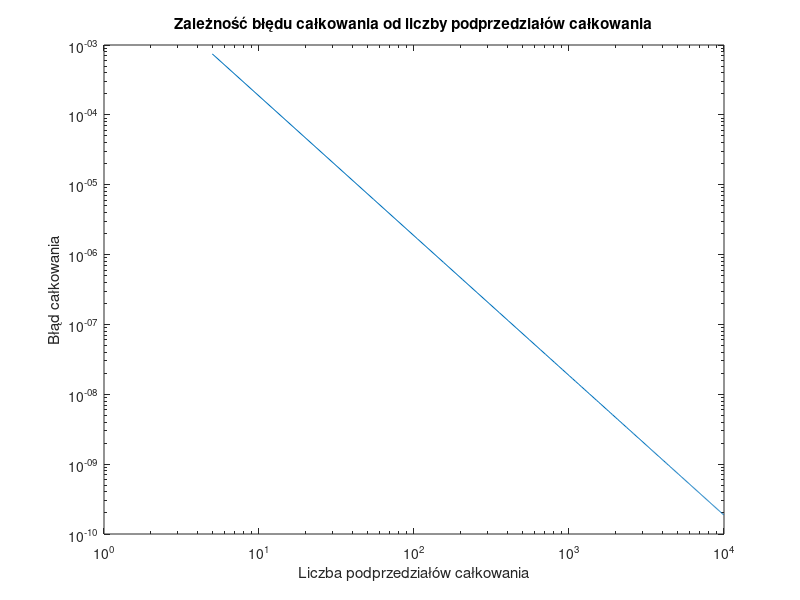

Recreate this plot in MATLAB.
function [integration_error, Nt, ft_5, integral_1000] = zadanie1()
    % Numeryczne całkowanie metodą prostokątów.
    % Nt - wektor zawierający liczby podprzedziałów całkowania
    % integration_error - integration_error(1,i) zawiera błąd całkowania wyznaczony
    %   dla liczby podprzedziałów równej Nt(i). Zakładając, że obliczona wartość całki
    %   dla Nt(i) liczby podprzedziałów całkowania wyniosła integration_result,
    %   to integration_error(1,i) = abs(integration_result - reference_value),
    %   gdzie reference_value jest wartością referencyjną całki.
    % ft_5 - gęstość funkcji prawdopodobieństwa dla n=5
    % integral_1000 - całka od 0 do 5 funkcji gęstości prawdopodobieństwa
    %   dla 1000 podprzedziałów całkowania

    reference_value = 0.0473612919396179; % wartość referencyjna całki

    Nt = 5:50:10^4;
    integration_error = ones(size(Nt));

    for i=1:size(Nt, 2)
        integration_result = int_square(@awaria, Nt(i));
        integration_error(i) = abs(integration_result - reference_value);
    end
    
    loglog(Nt,integration_error);
    xlabel("Liczba podprzedziałów całkowania");
    ylabel("Błąd całkowania");
    title("Zależność błędu całkowania od liczby podprzedziałów całkowania");
    print("zadanie1", "-dpng");

    ft_5 = awaria(5);
    integral_1000 = int_square(@awaria, 1000);

end

function [f] = awaria(t)
    sigma = 3;
    mu = 10;

    f = exp(-((t - mu)^2) / (2 * sigma^2));
    f = f / (sigma * sqrt(2 * pi));
end

function [value] = int_square(fun, k)
    a = 0;
    b = 5;
    delta = (b - a) / k;
    value = 0;
    for i=1:k
        value = value + fun(((a + (i-1) * delta) + (a + (i-1+1) * delta) ) / 2) * delta;
    end
end
